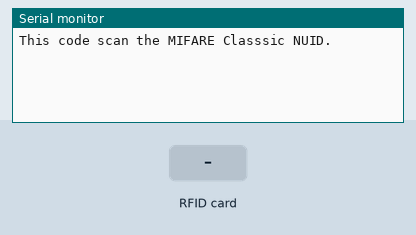
Simulated run of this sketch. Board: Arduino Uno, built with avr-gcc and run on an emulated ATmega328P. On the bench: the last lines printed to the serial monitor. The inputs (shaded band) are chosen by the test bench.

Above: at 1.2 s.
1.3 s: RFID card 5E 7A 19 C4 held to the reader
At 1.37 s:
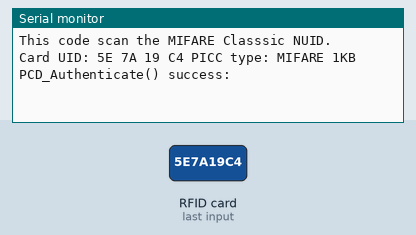
At 2.6 s:
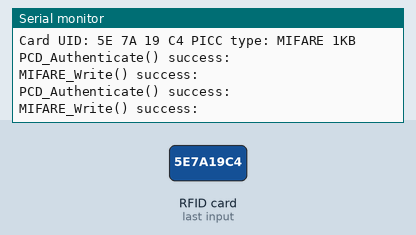

Measured:
- after the input at 1.3 s, the serial monitor: prints a new line at once (image 1)

The sketch:

2725b_-_Write_data_in_blocks.ino
```cpp
/*  2725b - Write data to RFID tag
 *
 * This sketch shows you how to to write data to
 * specific blocks of an RFID tag.
 *
 * Use this sketch along side sketch 2725a, which allows
 * you to read data from specific blocks of an RFID tag.
 *
 *
 * Components
 * ----------
 *  - Arduino Uno
 *  - an RFID reader board with the RC522 module
 *  - a couple of compatible RFID tags.
 *  - An LED with a 220Ohm resistor
 *
 *  Libraries
 *  ---------
 *  MFRC522.h: https://github.com/miguelbalboa/rfid/
 *
 * Connections
 * -----------
 *
 * Use the connections table below to connect the RFID reader
 * to your Arduino.
 *
 * For the LED: Connect the anode of the LED (long pin) to Arduino
 * digital pin 7, a 220 Ω resistor to the LED’s cathode (short pin)
 * and the other pin of the resistor to Arduino GND.
 *
 *
 *
 *  Created on July 3 2021 by Peter Dalmaris
 *
 */

/*
 *
 * Typical pin layout used:
 * -----------------------------------------------------------------------------------------
 *             MFRC522      Arduino       Arduino   Arduino    Arduino          Arduino
 *             Reader/PCD   Uno/101       Mega      Nano v3    Leonardo/Micro   Pro Micro
 * Signal      Pin          Pin           Pin       Pin        Pin              Pin
 * -----------------------------------------------------------------------------------------
 * RST/Reset   RST          9             5         D9         RESET/ICSP-5     RST
 * SPI SS      SDA(SS)      10            53        D10        10               10
 * SPI MOSI    MOSI         11 / ICSP-4   51        D11        ICSP-4           16
 * SPI MISO    MISO         12 / ICSP-1   50        D12        ICSP-1           14
 * SPI SCK     SCK          13 / ICSP-3   52        D13        ICSP-3           15
 */

#include <SPI.h>
#include <MFRC522.h>

#define SS_PIN 10
#define RST_PIN 9

MFRC522 mfrc522(SS_PIN, RST_PIN);   // Create MFRC522 instance

MFRC522::MIFARE_Key key;

void setup() {
  Serial.begin(9600);
  SPI.begin(); // Init SPI bus
  mfrc522.PCD_Init(); // Init MFRC522

  Serial.println(F("This code scan the MIFARE Classsic NUID."));

}

void loop() {

  // Prepare key - all keys are set to FFFFFFFFFFFFh at chip delivery from the factory.
  MFRC522::MIFARE_Key key;
  for (byte i = 0; i < 6; i++) key.keyByte[i] = 0xFF;

  // Reset the loop if no new card present on the sensor/reader. This saves the entire process when idle.
  if ( ! mfrc522.PICC_IsNewCardPresent()) {
    return;
  }

  // Select one of the cards
  if ( ! mfrc522.PICC_ReadCardSerial()) {
    return;
  }

  Serial.print(F("Card UID:"));    //Dump UID
  for (byte i = 0; i < mfrc522.uid.size; i++) {
    Serial.print(mfrc522.uid.uidByte[i] < 0x10 ? " 0" : " ");
    Serial.print(mfrc522.uid.uidByte[i], HEX);
  }
  Serial.print(F(" PICC type: "));   // Dump PICC type
  MFRC522::PICC_Type piccType = mfrc522.PICC_GetType(mfrc522.uid.sak);
  Serial.println(mfrc522.PICC_GetTypeName(piccType));

  byte buffer[34];
  byte block;
  MFRC522::StatusCode status;
  byte len;

  // WRITE IN BLOCK 1 //
  char text_content_block_1[16] = "This is card #1.";
  block = 1;

  status = mfrc522.PCD_Authenticate(MFRC522::PICC_CMD_MF_AUTH_KEY_A, block, &key, &(mfrc522.uid));
  if (status != MFRC522::STATUS_OK) {
    Serial.print(F("PCD_Authenticate() failed: "));
    Serial.println(mfrc522.GetStatusCodeName(status));
    return;
  }
  else Serial.println(F("PCD_Authenticate() success: "));

  status = mfrc522.MIFARE_Write(block, text_content_block_1, 16);
  if (status != MFRC522::STATUS_OK) {
    Serial.print(F("MIFARE_Write() failed: "));
    Serial.println(mfrc522.GetStatusCodeName(status));
    return;
  }
  else Serial.println(F("MIFARE_Write() success: "));

    // WRITE IN BLOCK 2 //
  char text_content_block_2[16] = "Data stored in 2";
  block = 2;

  status = mfrc522.PCD_Authenticate(MFRC522::PICC_CMD_MF_AUTH_KEY_A, block, &key, &(mfrc522.uid));
  if (status != MFRC522::STATUS_OK) {
    Serial.print(F("PCD_Authenticate() failed: "));
    Serial.println(mfrc522.GetStatusCodeName(status));
    return;
  }
  else Serial.println(F("PCD_Authenticate() success: "));

  status = mfrc522.MIFARE_Write(block, text_content_block_2, 16);
  if (status != MFRC522::STATUS_OK) {
    Serial.print(F("MIFARE_Write() failed: "));
    Serial.println(mfrc522.GetStatusCodeName(status));
    return;
  }
  else Serial.println(F("MIFARE_Write() success: "));

  mfrc522.PICC_HaltA(); // Halt PICC
  mfrc522.PCD_StopCrypto1();  // Stop encryption on PCD
}
```
